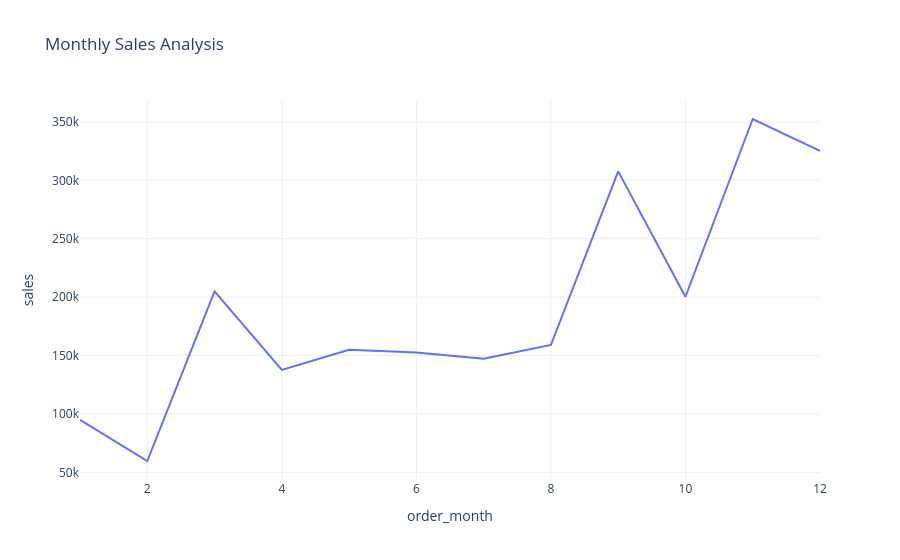

Write notebook code for a chart like this one.
### Markdown cell above
### montly sales analysis

### Code cell
sale_by_month=df.groupby('order_month')['sales'].sum().reset_index()

fig=px.line(sale_by_month,
            x='order_month', 
            y='sales',
            title='Monthly Sales Analysis')
fig.show()
sale_by_month

### Figure 1 — Plotly figure (JSON) as saved in the notebook; plotly's stock layout.template omitted (floating-point values rounded to 4 significant figures)
{"data": [{"hovertemplate": "order_month=%{x}<br>sales=%{y}<extra></extra>", "legendgroup": "", "line": {"color": "#636efa", "dash": "solid"}, "marker": {"symbol": "circle"}, "mode": "lines", "name": "", "orientation": "v", "showlegend": false, "type": "scatter", "x": [1, 2, 3, 4, 5, 6, 7, 8, 9, 10, 11, 12], "xaxis": "x", "y": [94920.0, 59750.0, 205000.0, 137800.0, 155000.0, 152700.0, 147200.0, 159000.0, 307600.0, 200300.0, 352500.0, 325300.0], "yaxis": "y"}], "layout": {"legend": {"tracegroupgap": 0}, "title": {"text": "Monthly Sales Analysis"}, "xaxis": {"anchor": "y", "domain": [0, 1], "title": {"text": "order_month"}}, "yaxis": {"anchor": "x", "domain": [0, 1], "title": {"text": "sales"}}}}
